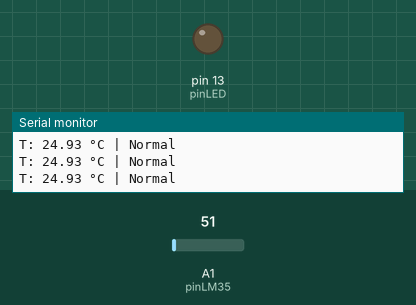
A sketch run on a simulated Arduino Uno, built with avr-gcc and run on an emulated ATmega328P. Shown: output pins drawn as LEDs (lit = HIGH), the last lines printed to the serial monitor. Inputs (shaded band) come from the test bench; at power-on: A1 (pinLM35) = 51.

Above: at 1.8 s.
1.9 s: A1 (pinLM35) set to 78
3.4 s: A1 (pinLM35) set to 91
At 4.3 s:
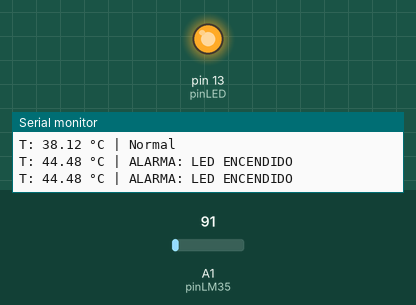
5.0 s: A1 (pinLM35) set to 71
At 5.4 s:
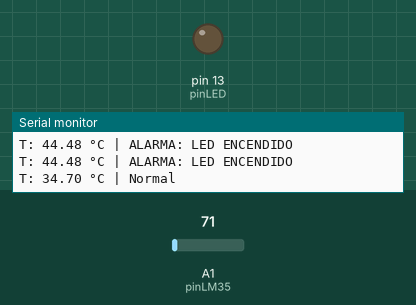
6.5 s: A1 (pinLM35) set to 86
At 7.8 s:
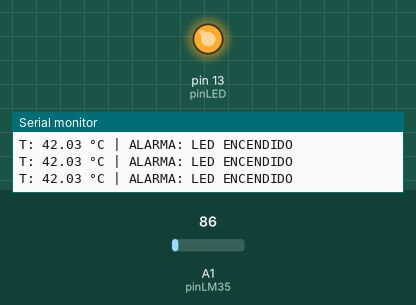
Timing chart, 0 to 9.0 s (numbered marks = the images above; inputs shaded):
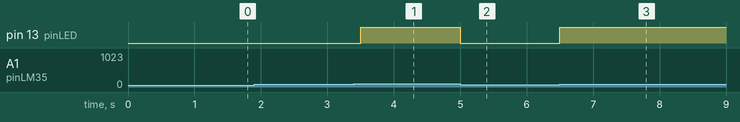

The sketch:

PRACTICA3-B.ino
```cpp
const int pinLM35 = A1;
const int pinLED = 13;
float umbral = 40.0; // °C
unsigned long tiempoAnterior = 0;
const unsigned long intervalo = 500;
void setup() {
  pinMode(pinLED, OUTPUT);
  Serial.begin(9600);
  Serial.println("Alarma de temperatura con millis()");
}

void loop() {
  unsigned long tiempoActual = millis();

  if (tiempoActual - tiempoAnterior >= intervalo) {
    tiempoAnterior = tiempoActual;

    int valorADC = analogRead(pinLM35);
    float voltaje = (valorADC / 1023.0) * 5.0;
    float temperatura = voltaje / 0.01;

    Serial.print("T: ");
    Serial.print(temperatura);
    Serial.print(" °C | ");

    if (temperatura > umbral) {
      digitalWrite(pinLED, HIGH);
      Serial.println("ALARMA: LED ENCENDIDO");
    } else {
      digitalWrite(pinLED, LOW);
      Serial.println("Normal");
    }
  }
}
```

Measured:
- the behaviour switches between 81 and 82 on A1 (pinLM35) (found by bisection; images 0 and 1)
- after the input at 3.4 s, pin 13 (pinLED): LOW → HIGH after 0.10 s
- after the input at 5.0 s, pin 13 (pinLED): HIGH → LOW at once
- after the input at 6.5 s, pin 13 (pinLED): LOW → HIGH at once
